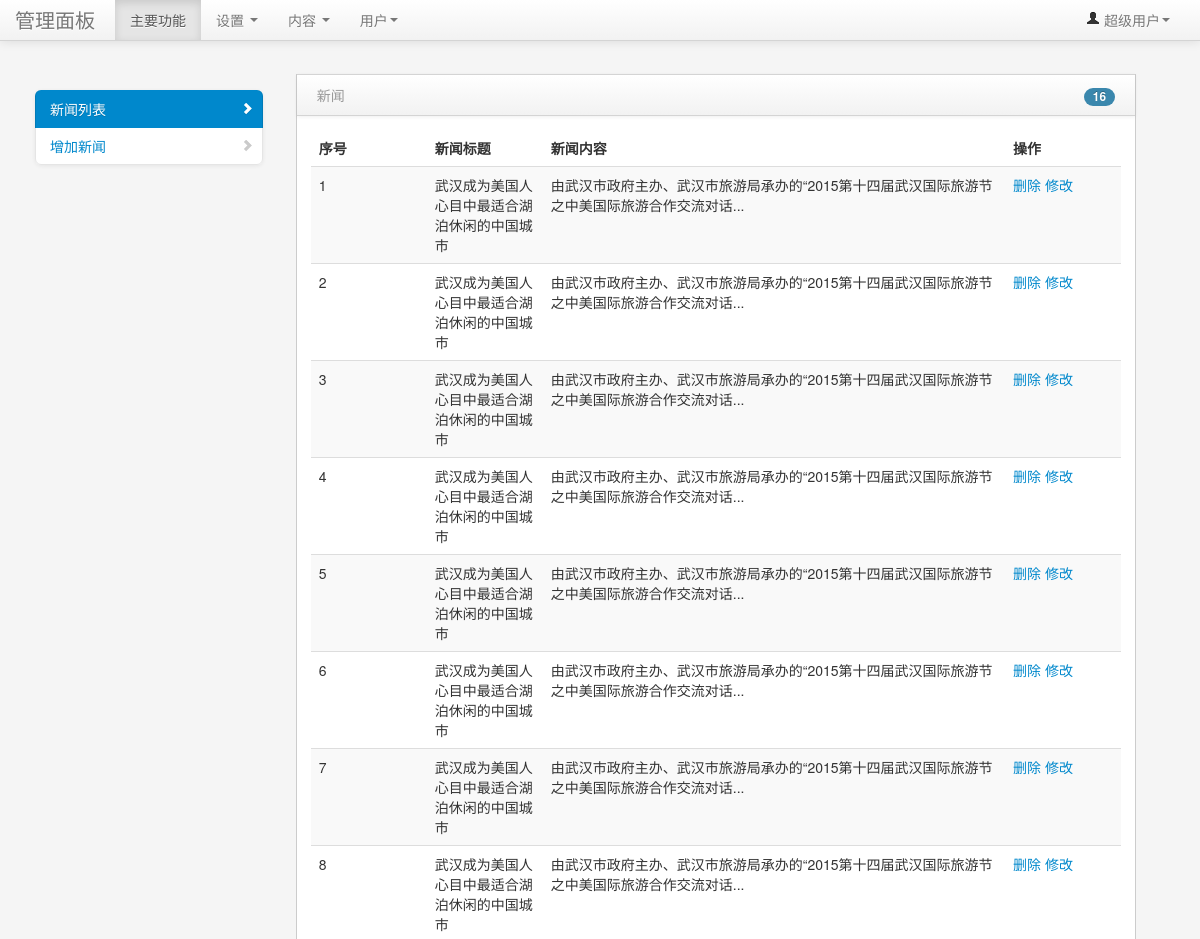
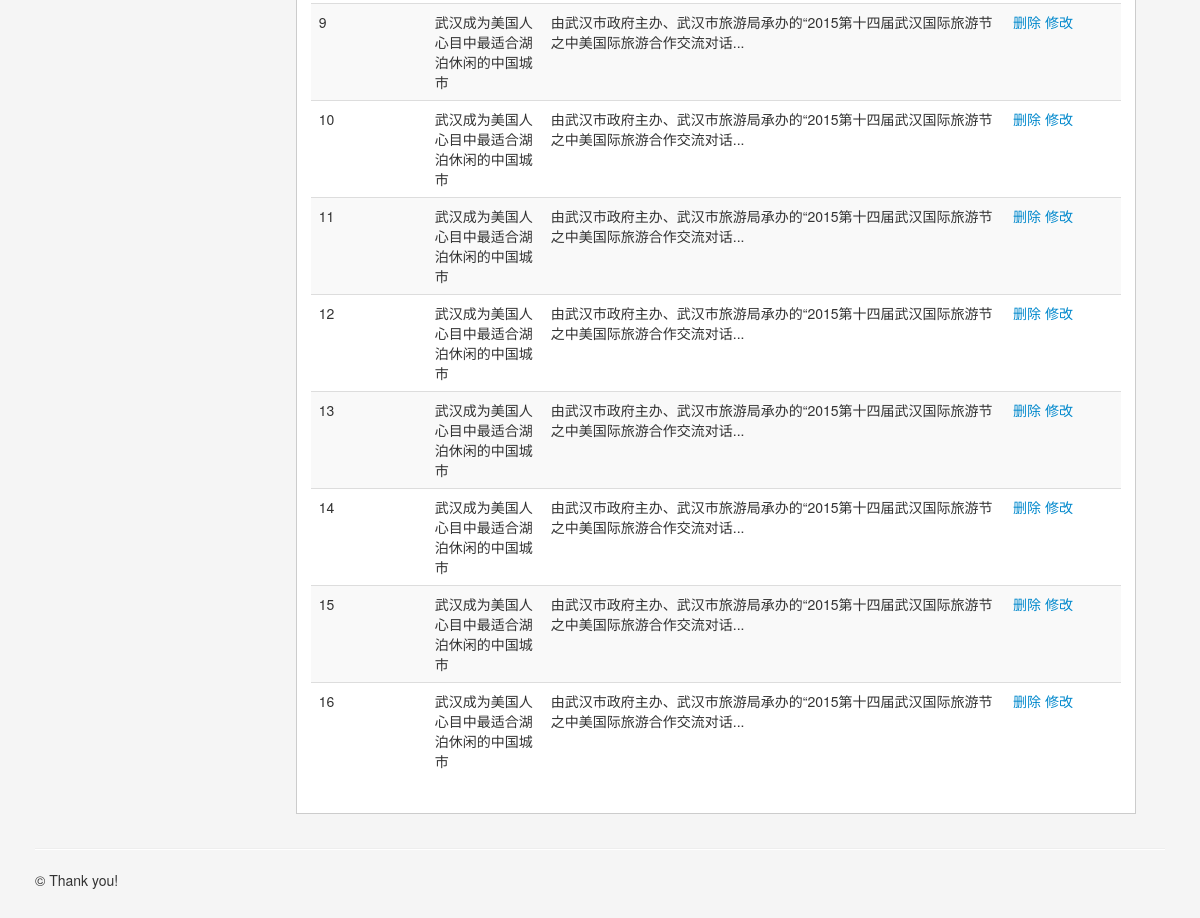
The app's page /admin/index.php with its own data (2 pictures, top to bottom).
### tables this page shows
CREATE TABLE `news` (
  `id` int(3) NOT NULL AUTO_INCREMENT,
  `newstitle` varchar(255) DEFAULT NULL,
  `newscontent` text,
  PRIMARY KEY (`id`)
);

### admin/index.php (the view, shortened to what this page needs)
<!DOCTYPE html>
<html>
<head>
    <link href="bootstrap/css/bootstrap.min.css" rel="stylesheet" media="screen">
    <link href="bootstrap/css/bootstrap-responsive.min.css" rel="stylesheet" media="screen">
    <link href="assets/styles.css" rel="stylesheet" media="screen">
</head>
<body>
    <div class="container">
        <div class="navbar navbar-fixed-top">
            <div class="navbar-inner">
                <div class="container">
                    <a class="brand" href="index.html">管理面板</a>
                    <div class="nav-collapse collapse">
                        <ul class="nav pull-right">
                            <li class="dropdown">
                                <a href="#" role="button" class="dropdown-toggle" data-toggle="dropdown"> <i class="icon-user"></i> 超级用户<i class="caret"></i>
                                </a>
                            </li>
                        </ul>
                        <ul class="nav">
                            <li class="active">
                                <a href="#">主要功能</a>
                            </li>
                            <li class="dropdown">
                                <a href="#" data-toggle="dropdown" class="dropdown-toggle">设置 <b class="caret"></b>
                                </a>
                            </li>
                            <li class="dropdown">
                                <a href="#" role="button" class="dropdown-toggle" data-toggle="dropdown">内容 <i class="caret"></i>
                                </a>
                            </li>
                            <li class="dropdown">
                                <a href="#" role="button" class="dropdown-toggle" data-toggle="dropdown">用户<i class="caret"></i>
                                </a>
                            </li>
                        </ul>
                    </div>
                </div>
            </div>
        </div>
        <div class="container-fluid">
            <div class="row-fluid">
                <div class="span3" id="sidebar">
                    <ul class="nav nav-list bs-docs-sidenav nav-collapse collapse">
                        <li class="active">
                            <a href="index.php"><i class="icon-chevron-right"></i>新闻列表</a>
                        </li>
                        <li>
                            <a href="contentAdd.php"><i class="icon-chevron-right"></i>增加新闻</a>
                        </li>
                    </ul>
                </div>
                <div class="span9" id="content">
                    <div class="row-fluid">
                        <div class="span12">
                            <div class="block">
                                <div class="navbar navbar-inner block-header">
                                    <div class="muted pull-left">新闻</div>
                                    <div class="pull-right"><span class="badge badge-info">
                                            <?php
                                                try{
                                                    $pdo = new PDO("mysql:host=localhost;dbname=test;charset=utf8;","root","");
                                                }catch(PDOException $e){
                                                    die("数据库连接失败".$e->getMessage());
                                                }
                                                $sql = "select * from news";
                                                $count = 0;
                                                foreach($pdo->query($sql) as $row){
                                                    $count++;
                                                }
                                                    echo $count;
                                            ?>
                                    </span>
                                    </div>
                                </div>
                                <div class="block-content collapse in">
                                    <table class="table table-striped">
                                        <thead>
                                            <tr>
                                                <th style="width:100px">序号</th>
                                                <th style="width:100px">新闻标题</th>
                                                <th >新闻内容</th>
                                                <th style="width:100px">操作</th>
                                            </tr>
                                        </thead>
                                        <tbody>
                                            <?php
                                                try{
                                                    $pdo = new PDO("mysql:host=localhost;dbname=test;charset=utf8;","root","");
                                                }catch(PDOException $e){
                                                    die("数据库连接失败".$e->getMessage());
                                                }
                                                $sql = "select * from news";
                                                foreach($pdo->query($sql) as $row){
                                                    echo "<tr>";
                                                    echo "<td>{$row['id']}</td>";
                                                    echo "<td>{$row['newstitle']}</td>";
                                                    echo "<td>{$row['newscontent']}</td>";
                                                    echo "<td>
                                                        <a href='javascript:doDel({$row['id']})'>删除</a>
                                                        <a href='edit.php?id={$row['id']}'>修改</a>
                                                    </td>";
                                                    echo "</tr>";
                                                }
                                            ?>
                                        </tbody>
                                    </table>
                                </div>
                            </div>
                        </div>
                    </div>
                </div>
            </div>
            <hr>
            <footer>
                <p>&copy; Thank you!</p>
            </footer>
        </div>
    </div>
</body>
</html>

### admin/assets/styles.css (style rules this page uses)
body { padding-top: 0; padding-bottom: 40px; background-color: #f5f5f5; }
@media (min-width: 979px) { body { padding-top: 60px; } }
#content { margin-left:0px; }
.block { border: 1px solid #ccc; background: white; margin: 1em 0em; border-top: none; }
.block-content { margin: 1em; min-height: .25em; }
.block-header { margin-bottom: 0px; border-right: none; border-left: none; -webkit-border-radius: 0px; -moz-border-radius: 0px; border-radius: 0px; }
.block-header div { padding-top: 10px; }
.bs-docs-sidenav { max-width: 228px; margin: 30px 0 0; padding: 0; background-color: #fff; -webkit-border-radius: 6px; -moz-border-radius: 6px; border-radius: 6px; -webkit-box-shadow: 0 1px 4px rgba(0,0,0,.065); -moz-box-shadow: 0 1px 4px rgba(0,0,0,.065); box-shadow: 0 1px 4px rgba(0,0,0,.065); }
.bs-docs-sidenav > li > a { display: block; width: 190px \9; margin: 0 0 -1px; padding: 8px 14px; border: 1px solid #e5e5e5; }
.bs-docs-sidenav > li:first-child > a { -webkit-border-radius: 6px 6px 0 0; -moz-border-radius: 6px 6px 0 0; border-radius: 6px 6px 0 0; }
.bs-docs-sidenav > li:last-child > a { -webkit-border-radius: 0 0 6px 6px; -moz-border-radius: 0 0 6px 6px; border-radius: 0 0 6px 6px; }
.bs-docs-sidenav > .active > a { position: relative; z-index: 2; padding: 9px 15px; border: 0; text-shadow: 0 1px 0 rgba(0,0,0,.15); -webkit-box-shadow: inset 1px 0 0 rgba(0,0,0,.1), inset -1px 0 0 rgba(0,0,0,.1); -moz-box-shadow: inset 1px 0 0 rgba(0,0,0,.1), inset -1px 0 0 rgba(0,0,0,.1); box-shadow: inset 1px 0 0 rgba(0,0,0,.1), inset -1px 0 0 rgba(0,0,0,.1); }
.bs-docs-sidenav .icon-chevron-right { float: right; margin-top: 2px; margin-right: -6px; opacity: .25; }
.bs-docs-sidenav .active .icon-chevron-right, .bs-docs-sidenav .active a:hover .icon-chevron-right { opacity: 1; }

### records on screen
news: id "1", newstitle "武汉成为美国人心目中最适合湖泊休闲的中国城市", newscontent "由武汉市政府主办、武汉市旅游局承办的“2015第十四届武汉国际旅游节之中美国际旅游合作交流对话..."
news: id "2", newstitle "武汉成为美国人心目中最适合湖泊休闲的中国城市", newscontent "由武汉市政府主办、武汉市旅游局承办的“2015第十四届武汉国际旅游节之中美国际旅游合作交流对话..."
news: id "3", newstitle "武汉成为美国人心目中最适合湖泊休闲的中国城市", newscontent "由武汉市政府主办、武汉市旅游局承办的“2015第十四届武汉国际旅游节之中美国际旅游合作交流对话..."
news: id "4", newstitle "武汉成为美国人心目中最适合湖泊休闲的中国城市", newscontent "由武汉市政府主办、武汉市旅游局承办的“2015第十四届武汉国际旅游节之中美国际旅游合作交流对话..."
news: id "5", newstitle "武汉成为美国人心目中最适合湖泊休闲的中国城市", newscontent "由武汉市政府主办、武汉市旅游局承办的“2015第十四届武汉国际旅游节之中美国际旅游合作交流对话..."
news: id "6", newstitle "武汉成为美国人心目中最适合湖泊休闲的中国城市", newscontent "由武汉市政府主办、武汉市旅游局承办的“2015第十四届武汉国际旅游节之中美国际旅游合作交流对话..."
news: id "7", newstitle "武汉成为美国人心目中最适合湖泊休闲的中国城市", newscontent "由武汉市政府主办、武汉市旅游局承办的“2015第十四届武汉国际旅游节之中美国际旅游合作交流对话..."
news: id "8", newstitle "武汉成为美国人心目中最适合湖泊休闲的中国城市", newscontent "由武汉市政府主办、武汉市旅游局承办的“2015第十四届武汉国际旅游节之中美国际旅游合作交流对话..."
news: id "9", newstitle "武汉成为美国人心目中最适合湖泊休闲的中国城市", newscontent "由武汉市政府主办、武汉市旅游局承办的“2015第十四届武汉国际旅游节之中美国际旅游合作交流对话..."
news: id "10", newstitle "武汉成为美国人心目中最适合湖泊休闲的中国城市", newscontent "由武汉市政府主办、武汉市旅游局承办的“2015第十四届武汉国际旅游节之中美国际旅游合作交流对话..."
news: id "11", newstitle "武汉成为美国人心目中最适合湖泊休闲的中国城市", newscontent "由武汉市政府主办、武汉市旅游局承办的“2015第十四届武汉国际旅游节之中美国际旅游合作交流对话..."
news: id "12", newstitle "武汉成为美国人心目中最适合湖泊休闲的中国城市", newscontent "由武汉市政府主办、武汉市旅游局承办的“2015第十四届武汉国际旅游节之中美国际旅游合作交流对话..."
news: id "13", newstitle "武汉成为美国人心目中最适合湖泊休闲的中国城市", newscontent "由武汉市政府主办、武汉市旅游局承办的“2015第十四届武汉国际旅游节之中美国际旅游合作交流对话..."
news: id "14", newstitle "武汉成为美国人心目中最适合湖泊休闲的中国城市", newscontent "由武汉市政府主办、武汉市旅游局承办的“2015第十四届武汉国际旅游节之中美国际旅游合作交流对话..."
news: id "15", newstitle "武汉成为美国人心目中最适合湖泊休闲的中国城市", newscontent "由武汉市政府主办、武汉市旅游局承办的“2015第十四届武汉国际旅游节之中美国际旅游合作交流对话..."
news: id "16", newstitle "武汉成为美国人心目中最适合湖泊休闲的中国城市", newscontent "由武汉市政府主办、武汉市旅游局承办的“2015第十四届武汉国际旅游节之中美国际旅游合作交流对话..."

### other values on screen
$count "16"
